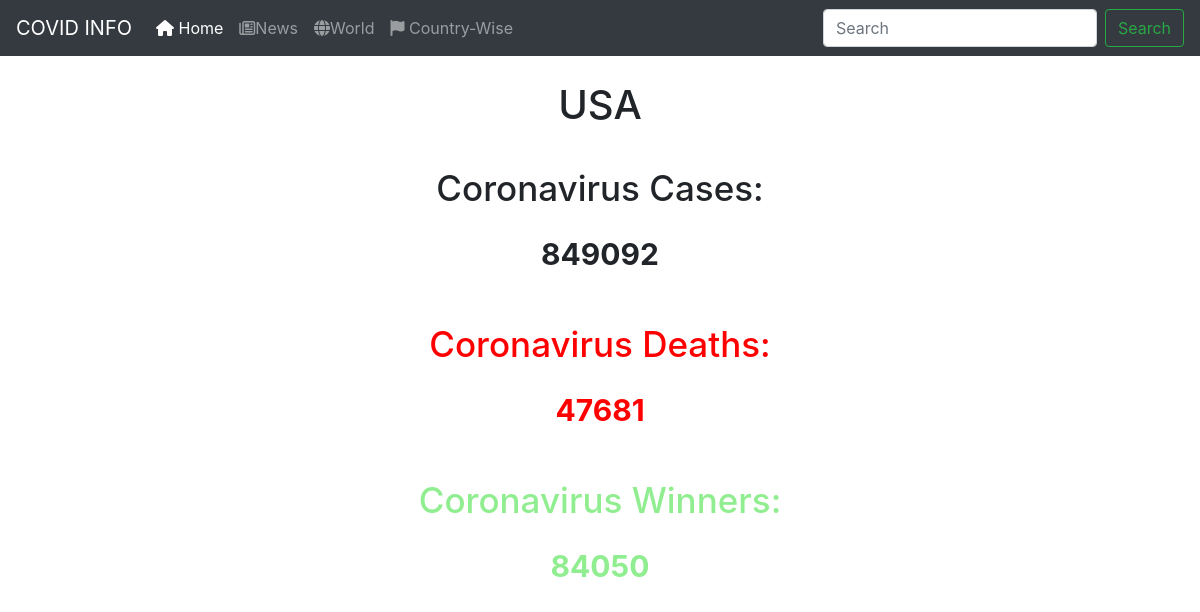
Before: /country/USA with the older database file.
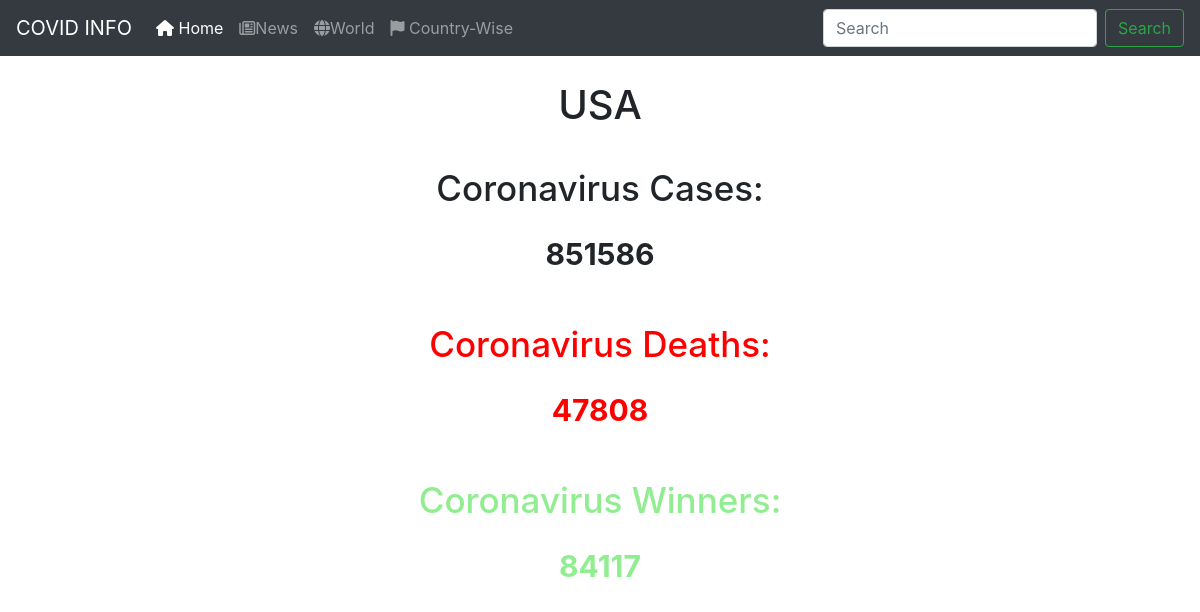
After: the same page with the newer database file.
### covid/models.py (models this page shows)
class CountryData(models.Model):
    name = models.TextField(primary_key=True)
    totalcase = models.IntegerField()
    activecase = models.IntegerField()
    newcase = models.IntegerField()
    deaths = models.IntegerField()
    newdeath = models.IntegerField()
    recovered = models.IntegerField()
    tests = models.IntegerField()

### covid/views.py (the view)
# urls.py: path('country', views.country, name='country'),
def country(request, country_name='all'):
    if country_name == 'all':
        countries = CountryData.objects.order_by('-totalcase')
        return render(request, 'country.html', {'countries': countries})
    else:
        country_data = CountryData.objects.get(name__iexact=f'{country_name}')
        return render(request, 'country.html', {'country': country_data})

### templates/country.html (shortened to what this page needs)
{% load static %}
<!DOCTYPE html>
<html lang="en">
  <head>
    <link rel="stylesheet" href="{% static 'main.css' %}">
    <link rel="stylesheet" href="https://maxcdn.bootstrapcdn.com/bootstrap/4.0.0/css/bootstrap.min.css">
  </head>
  <body>
    <nav class="navbar navbar-expand-lg navbar-dark bg-dark">
      <a class="navbar-brand" href="#">COVID INFO</a>
      <div class="collapse navbar-collapse" id="navbarSupportedContent">
        <ul class="navbar-nav mr-auto">
          <li class="nav-item active">
            <a class="nav-link" href='/'><i class="fas fa-home"></i> Home <span class="sr-only">(current)</span></a>
          </li>
          <li class="nav-item">
            <a class="nav-link" href="/news"><i class="far fa-newspaper"></i>News</a>
          </li>
          <li class="nav-item">
            <a class="nav-link" href="/world"><i class="fas fa-globe"></i>World</a>
          </li>
          <li class="nav-item">
            <a class="nav-link" href="/country"><i class="fas fa-flag"></i>  Country-Wise</a>
          </li>
        </ul>
        <form class="form-inline my-2 my-lg-0">
          <input class="form-control mr-sm-2" type="search" placeholder="Search" aria-label="Search">
          <button class="btn btn-outline-success my-2 my-sm-0" type="submit">Search</button>
        </form>
      </div>
    </nav>
    {% if countries %}
    <h1 style='padding-top:20px;text-align:center;'>COUNTRY PAGE</h1>
    <div class="table table-responsive">
      <table class="table">
        <thead>
          <tr>
            <th>Name</th>
            <th>Total Cases</th>
            <th>Active Cases</th>
            <th>New Cases</th>
            <th>Deaths</th>
            <th>New Deaths</th>
            <th>Recovered</th>
            <th>Tests</th>
          </tr>
        </thead>
        <tbody>
          {% for country in countries %}
          <tr>
            <td><a href="country/{{country.name}}">{{country.name}}</a></td>
            <td>{{country.totalcase}}</td>
            <td>{{country.activecase}}</td>
            <td style='background-color:yellow;'>{{country.newcase}}</td>
            <td>{{country.deaths}}</td>
            <td style='background-color:red;'>{{country.newdeath}}</td>
            <td style='background-color:lightgreen;'>{{country.recovered}}</td>
            <td>{{country.tests}}</td>
          </tr>
          {% endfor %}
        </tbody>
      </table>
    </div>
    {% else %}
    <h1 style='font:Candara;text-align:center;padding-top: 25px;font-size:40px;'>{{country.name}}</h1>
      <h2 style='text-align:center;padding-top:30px;font-size:35px;'>Coronavirus Cases:</h2>
      <p class='cases'>{{country.totalcase}}</p>
      <h2 style='text-align:center;padding-top:30px;font-size:35px;color:red;'>Coronavirus Deaths:</h2>
      <p class='deaths'>{{country.deaths}}</p>
      <h2 style='text-align:center;padding-top:30px;font-size:35px;color:lightgreen;'>Coronavirus Winners:</h2>
      <p class='recovery'>{{country.recovered}}</p>
    {% endif %}
  </body>
</html>

Changed rows visible on the page:
changed CountryData "USA": totalcase "849092" → "851586"; deaths "47681" → "47808"; recovered "84050" → "84117"
